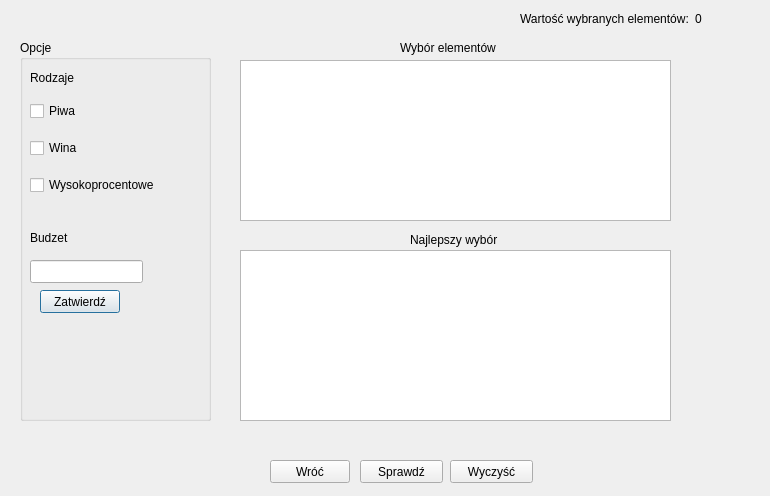
<?xml version="1.0" encoding="UTF-8"?>
<ui version="4.0">
 <class>Game</class>
 <widget class="QDialog" name="Game">
  <property name="geometry">
   <rect>
    <x>0</x>
    <y>0</y>
    <width>770</width>
    <height>496</height>
   </rect>
  </property>
  <property name="windowTitle">
   <string>Gra</string>
  </property>
  <widget class="QGroupBox" name="groupBox">
   <property name="geometry">
    <rect>
     <x>20</x>
     <y>40</y>
     <width>191</width>
     <height>381</height>
    </rect>
   </property>
   <property name="title">
    <string>Opcje</string>
   </property>
   <widget class="QLabel" name="label_4">
    <property name="geometry">
     <rect>
      <x>10</x>
      <y>30</y>
      <width>50</width>
      <height>15</height>
     </rect>
    </property>
    <property name="text">
     <string>Rodzaje</string>
    </property>
   </widget>
   <widget class="QWidget" name="layoutWidget_3">
    <property name="geometry">
     <rect>
      <x>10</x>
      <y>50</y>
      <width>131</width>
      <height>116</height>
     </rect>
    </property>
    <layout class="QVBoxLayout" name="verticalLayout_3">
     <item>
      <widget class="QCheckBox" name="checkPiwa_2">
       <property name="text">
        <string>Piwa</string>
       </property>
      </widget>
     </item>
     <item>
      <widget class="QCheckBox" name="checkWina_2">
       <property name="text">
        <string>Wina</string>
       </property>
      </widget>
     </item>
     <item>
      <widget class="QCheckBox" name="checkWysoko_2">
       <property name="text">
        <string>Wysokoprocentowe</string>
       </property>
      </widget>
     </item>
    </layout>
   </widget>
   <widget class="QLabel" name="label_5">
    <property name="geometry">
     <rect>
      <x>10</x>
      <y>190</y>
      <width>50</width>
      <height>15</height>
     </rect>
    </property>
    <property name="text">
     <string>Budzet</string>
    </property>
   </widget>
   <widget class="QLineEdit" name="budzet_2">
    <property name="geometry">
     <rect>
      <x>10</x>
      <y>220</y>
      <width>113</width>
      <height>23</height>
     </rect>
    </property>
   </widget>
   <widget class="QPushButton" name="pushButton">
    <property name="geometry">
     <rect>
      <x>20</x>
      <y>250</y>
      <width>80</width>
      <height>23</height>
     </rect>
    </property>
    <property name="text">
     <string>Zatwierdź</string>
    </property>
   </widget>
  </widget>
  <widget class="QTableWidget" name="tableWidget">
   <property name="geometry">
    <rect>
     <x>240</x>
     <y>60</y>
     <width>431</width>
     <height>161</height>
    </rect>
   </property>
  </widget>
  <widget class="QTableWidget" name="tableWidget_2">
   <property name="geometry">
    <rect>
     <x>240</x>
     <y>250</y>
     <width>431</width>
     <height>171</height>
    </rect>
   </property>
  </widget>
  <widget class="QPushButton" name="pushButton_4">
   <property name="geometry">
    <rect>
     <x>450</x>
     <y>460</y>
     <width>83</width>
     <height>23</height>
    </rect>
   </property>
   <property name="text">
    <string>Wyczyść</string>
   </property>
   <property name="flat">
    <bool>false</bool>
   </property>
  </widget>
  <widget class="QPushButton" name="pushButton_3">
   <property name="geometry">
    <rect>
     <x>360</x>
     <y>460</y>
     <width>83</width>
     <height>23</height>
    </rect>
   </property>
   <property name="text">
    <string>Sprawdź</string>
   </property>
   <property name="flat">
    <bool>false</bool>
   </property>
  </widget>
  <widget class="QPushButton" name="pushButton_2">
   <property name="geometry">
    <rect>
     <x>270</x>
     <y>460</y>
     <width>80</width>
     <height>23</height>
    </rect>
   </property>
   <property name="text">
    <string>Wróć</string>
   </property>
  </widget>
  <widget class="QLabel" name="label">
   <property name="geometry">
    <rect>
     <x>400</x>
     <y>40</y>
     <width>101</width>
     <height>16</height>
    </rect>
   </property>
   <property name="text">
    <string>Wybór elementów</string>
   </property>
  </widget>
  <widget class="QLabel" name="label_2">
   <property name="geometry">
    <rect>
     <x>410</x>
     <y>230</y>
     <width>91</width>
     <height>20</height>
    </rect>
   </property>
   <property name="text">
    <string>Najlepszy wybór</string>
   </property>
  </widget>
  <widget class="QWidget" name="">
   <property name="geometry">
    <rect>
     <x>520</x>
     <y>10</y>
     <width>212</width>
     <height>17</height>
    </rect>
   </property>
   <layout class="QHBoxLayout" name="horizontalLayout">
    <item>
     <widget class="QLabel" name="label_3">
      <property name="text">
       <string>Wartość wybranych elementów:</string>
      </property>
     </widget>
    </item>
    <item>
     <widget class="QLabel" name="label_6">
      <property name="text">
       <string>0</string>
      </property>
     </widget>
    </item>
   </layout>
  </widget>
 </widget>
 <resources/>
 <connections/>
</ui>
